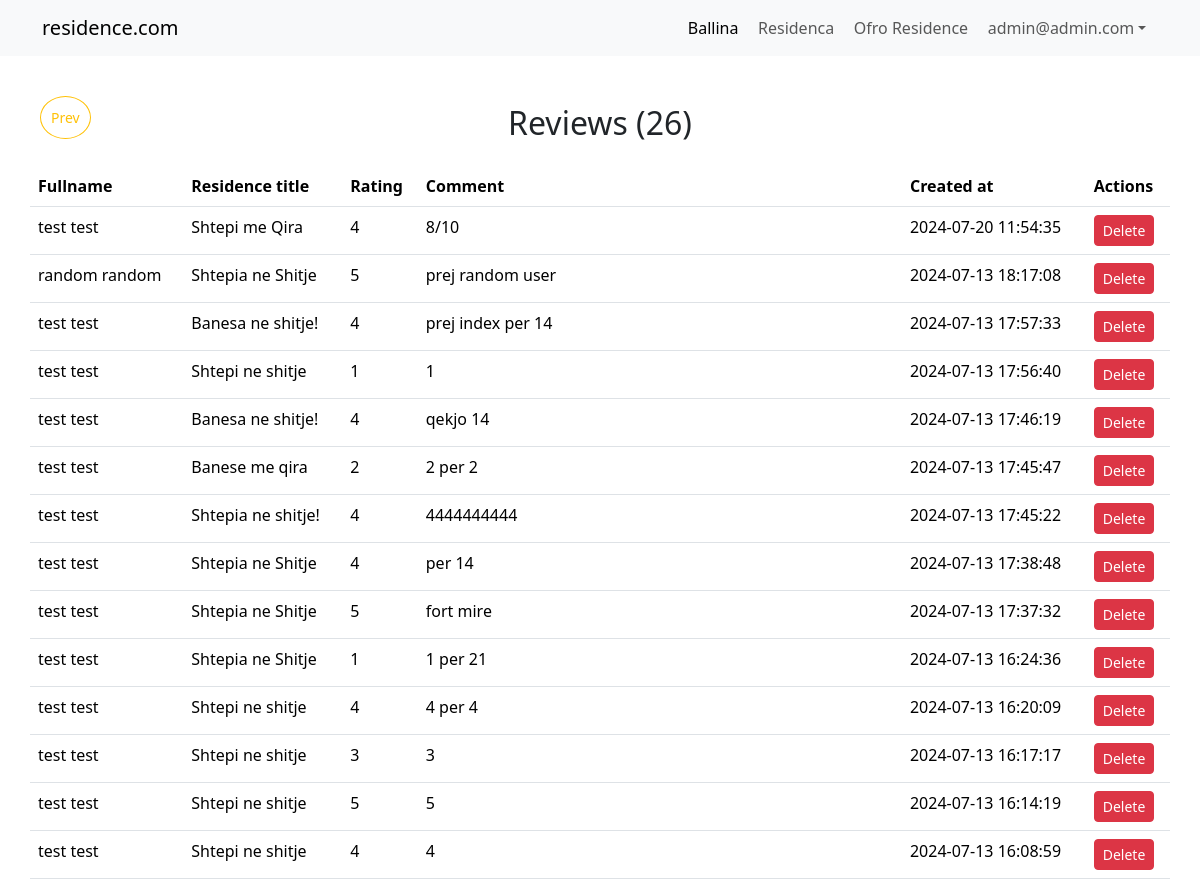
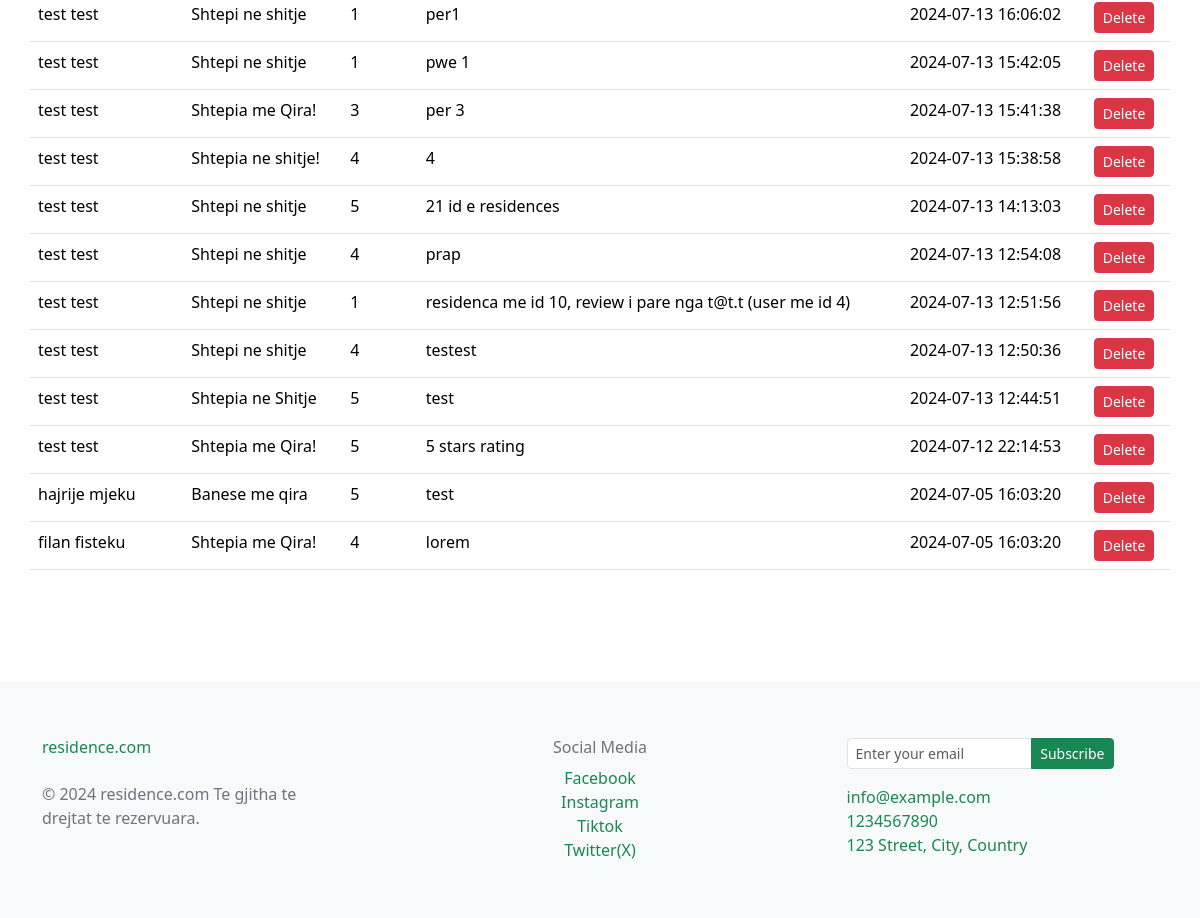
The app's page /manageReviews.php (signed in) with its own data (2 pictures, top to bottom).
### tables this page shows
CREATE TABLE `reviews` (
  `id` int(11) NOT NULL,
  `residence_id` int(11) NOT NULL,
  `user_id` int(11) NOT NULL,
  `rating` int(11) NOT NULL CHECK (`rating` between 1 and 5),
  `comment` varchar(200) DEFAULT NULL,
  `created_at` timestamp NOT NULL DEFAULT current_timestamp()
);

CREATE TABLE `users` (
  `id` int(11) NOT NULL,
  `name` varchar(100) NOT NULL,
  `surname` varchar(100) NOT NULL,
  `email` varchar(200) NOT NULL,
  `password` varchar(250) NOT NULL,
  `isadmin` tinyint(1) NOT NULL DEFAULT 0,
  `created_at` timestamp NOT NULL DEFAULT current_timestamp(),
  `updated_at` timestamp NOT NULL DEFAULT current_timestamp() ON UPDATE current_timestamp()
);

CREATE TABLE `residence` (
  `id` int(11) NOT NULL,
  `typeid` int(11) NOT NULL,
  `title` varchar(100) NOT NULL,
  `description` varchar(250) NOT NULL,
  `neighborhood` varchar(50) NOT NULL,
  `city` varchar(50) NOT NULL,
  `street` varchar(100) NOT NULL,
  `squaremeters` int(11) NOT NULL,
  `rooms` int(11) NOT NULL,
  `price` float NOT NULL,
  `tel` varchar(100) NOT NULL,
  `image` varchar(250) NOT NULL DEFAULT 'no-image.jpg',
  `userid` int(11) NOT NULL,
  `status` enum('Me Qira','Ne Shitje') NOT NULL,
  `created_at` timestamp NOT NULL DEFAULT current_timestamp(),
  `updated_at` timestamp NOT NULL DEFAULT current_timestamp() ON UPDATE current_timestamp()
);

### includes/crud.php (called while the page is built, shortened)
<?php
class CRUD{
    private $pdo;
    function __construct($pdo) {
        $this -> pdo = $pdo;
    }
    public function select($table, $columns = [], $where = [],  $limit, $sort){
        $where = $this->where($where);
        $kolonat = $this->columns($columns);
        $limit = ($limit > 0) ? ' LIMIT  ' .$limit  :  ' ';
        $sort = ($sort == '') ? ' ORDER BY id DESC  '  : ' ORDER BY ' . $sort . ' ';
        $sql = "SELECT $kolonat FROM $table $where $sort $limit";
        return $this->pdo->query($sql);
    }
    private function where($where = []) {
        $where_statement = '';
        if (count($where) > 0) {
            $where_statement .= ' WHERE ';
            $clauses = [];
            foreach ($where as $column => $value) {
                $clauses[] = "$column = '$value'";
            }
            $where_statement .= implode(' AND ', $clauses);
        }
        return $where_statement;
    }
    private function columns($columns = []){
        if(count($columns) == 0){
            return " * ";
        }
        else{
            return implode(", ", $columns);
        }
    }
}

### manageReviews.php (the view, shortened to what this page needs)
<?php include('includes/header.php'); ?>
<?php
$reviews = (new CRUD($pdo))->select('reviews',[],[],'','');
$reviews = $reviews->fetchAll();
?>
<?php
    if(isset($_SESSION['logged_in']) && $_SESSION['logged_in'] == true):
    if(isset($_SESSION['isadmin']) && $_SESSION['isadmin'] == 1):
?>
    <section class="myresidences py-5">
        <div class="container">
            <?php if(count($reviews) > 0): ?>
                <h2 class="text-center">Reviews (<?= count($reviews); ?>)</h2>
                <div class="row mt-4">
                    <table class="table">
                        <tr>
                            <th>Fullname</th>
                            <th>Residence title</th>
                            <th>Rating</th>
                            <th>Comment</th>
                            <th>Created at</th>
                            <th>Actions</th>
                        </tr>
                    <?php foreach($reviews as $review): ?>
                        <tr>
                            <?php $username = (new CRUD($pdo))->select('users',[],['id'=>$review['user_id']],1,'');
                                $username = $username->fetch();
                            ?>
                            <td><?= $username['name'] . ' ' . $username['surname']; ?></td>
                            <?php $residencetitle = (new CRUD($pdo))->select('residence',[],['id'=>$review['residence_id']],1,'');
                                $residencetitle = $residencetitle->fetch();
                            ?>
                            <td><?= $residencetitle['title'];?></td>
                            <td><?= $review['rating'] ?></td>
                            <td><?= $review['comment'] ?></td>
                            <td><?= $review['created_at'] ?></td>
                            <td>
                                <a href="?action=delete&id=<?=$review['id'];?>" class="btn btn-sm btn-danger" onclick="return confirm('Are you sure?');">Delete</a>
                            </td>
                        </tr>
                        <?php endforeach; ?>
                    </table>
                    <?php else: echo '<p>0 reviews </p>'; ?>
                </div>
            <?php endif; ?>
        </div>
    </section>
<?php else: header('location:index.php');?>
<?php endif; endif; ?>
<?php include('includes/footer.php'); ?>

### records on screen
reviews: user.name "test", user.surname "test", residence.title "Shtepi me Qira", rating "4", comment "8/10", created_at "2024-07-20 11:54:35"
reviews: user.name "random", user.surname "random", residence.title "Shtepia ne Shitje", rating "5", comment "prej random user", created_at "2024-07-13 18:17:08"
reviews: user.name "test", user.surname "test", residence.title "Banesa ne shitje!", rating "4", comment "prej index per 14", created_at "2024-07-13 17:57:33"
reviews: user.name "test", user.surname "test", residence.title "Shtepi ne shitje", rating "1", comment "1", created_at "2024-07-13 17:56:40"
reviews: user.name "test", user.surname "test", residence.title "Banesa ne shitje!", rating "4", comment "qekjo 14", created_at "2024-07-13 17:46:19"
reviews: user.name "test", user.surname "test", residence.title "Banese me qira", rating "2", comment "2 per 2", created_at "2024-07-13 17:45:47"
reviews: user.name "test", user.surname "test", residence.title "Shtepia ne shitje!", rating "4", comment "4444444444", created_at "2024-07-13 17:45:22"
reviews: user.name "test", user.surname "test", residence.title "Shtepia ne Shitje", rating "4", comment "per 14", created_at "2024-07-13 17:38:48"
reviews: user.name "test", user.surname "test", residence.title "Shtepia ne Shitje", rating "5", comment "fort mire", created_at "2024-07-13 17:37:32"
reviews: user.name "test", user.surname "test", residence.title "Shtepia ne Shitje", rating "1", comment "1 per 21", created_at "2024-07-13 16:24:36"
reviews: user.name "test", user.surname "test", residence.title "Shtepi ne shitje", rating "4", comment "4 per 4", created_at "2024-07-13 16:20:09"
reviews: user.name "test", user.surname "test", residence.title "Shtepi ne shitje", rating "3", comment "3", created_at "2024-07-13 16:17:17"
reviews: user.name "test", user.surname "test", residence.title "Shtepi ne shitje", rating "5", comment "5", created_at "2024-07-13 16:14:19"
reviews: user.name "test", user.surname "test", residence.title "Shtepi ne shitje", rating "4", comment "4", created_at "2024-07-13 16:08:59"
reviews: user.name "test", user.surname "test", residence.title "Shtepi ne shitje", rating "1", comment "per1", created_at "2024-07-13 16:06:02"
reviews: user.name "test", user.surname "test", residence.title "Shtepi ne shitje", rating "1", comment "pwe 1", created_at "2024-07-13 15:42:05"
reviews: user.name "test", user.surname "test", residence.title "Shtepia me Qira!", rating "3", comment "per 3", created_at "2024-07-13 15:41:38"
reviews: user.name "test", user.surname "test", residence.title "Shtepia ne shitje!", rating "4", comment "4", created_at "2024-07-13 15:38:58"
reviews: user.name "test", user.surname "test", residence.title "Shtepi ne shitje", rating "5", comment "21 id e residences", created_at "2024-07-13 14:13:03"
reviews: user.name "test", user.surname "test", residence.title "Shtepi ne shitje", rating "4", comment "prap", created_at "2024-07-13 12:54:08"
reviews: user.name "test", user.surname "test", residence.title "Shtepi ne shitje", rating "1", comment "residenca me id 10, review i pare nga t@t.t (user me id 4)", created_at "2024-07-13 12:51:56"
reviews: user.name "test", user.surname "test", residence.title "Shtepi ne shitje", rating "4", comment "testest", created_at "2024-07-13 12:50:36"
reviews: user.name "test", user.surname "test", residence.title "Shtepia ne Shitje", rating "5", comment "test", created_at "2024-07-13 12:44:51"
reviews: user.name "test", user.surname "test", residence.title "Shtepia me Qira!", rating "5", comment "5 stars rating", created_at "2024-07-12 22:14:53"
reviews: user.name "hajrije", user.surname "mjeku", residence.title "Banese me qira", rating "5", comment "test", created_at "2024-07-05 16:03:20"
reviews: user.name "filan", user.surname "fisteku", residence.title "Shtepia me Qira!", rating "4", comment "lorem", created_at "2024-07-05 16:03:20"

### other values on screen
$_SESSION['email'] "admin@admin.com"
count($reviews) "26"
